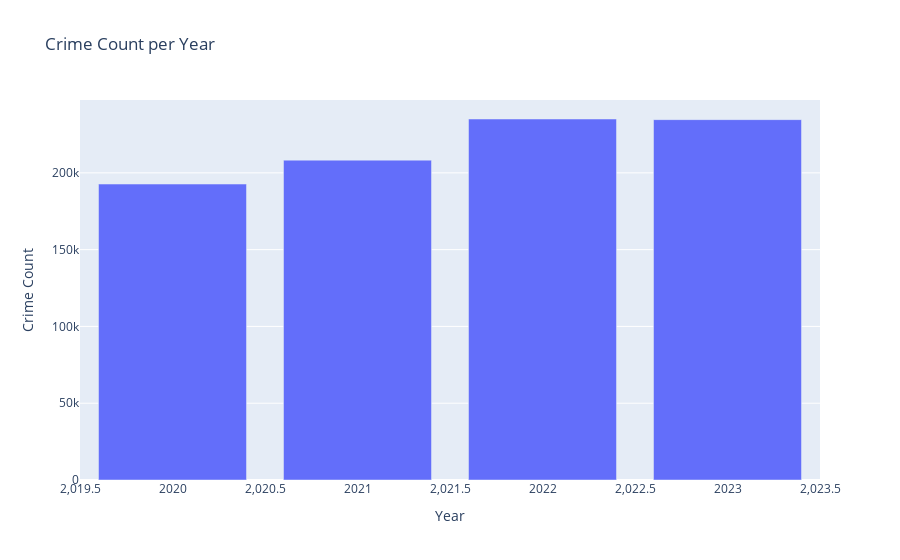
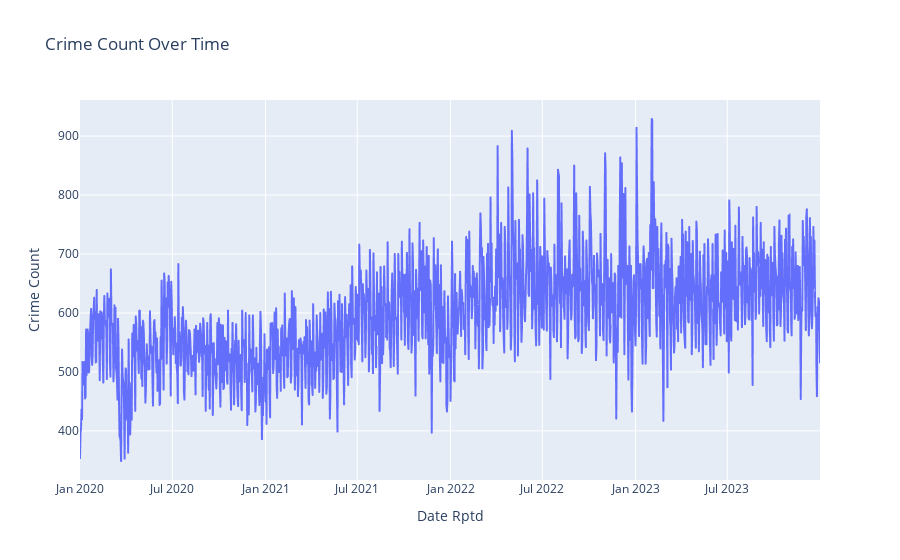

Source (notebook cell) for these figures, in order:
### Code cell
# Bar chart for crime occurrences per year
year_crime_data = crime_2020_2023.groupby('Year').size().reset_index(name='Crime Count')
bar_fig = px.bar(year_crime_data, x='Year', y='Crime Count', title='Crime Count per Year')

# Line chart for crime occurrences over time
time_series_data = crime_2020_2023.groupby('Date Rptd').size().reset_index(name='Crime Count')
line_fig = px.line(time_series_data, x='Date Rptd', y='Crime Count', title='Crime Count Over Time')

# Show both charts in one dashboard
bar_fig.show()
line_fig.show()

### Figure 1 — Plotly figure (JSON) as saved in the notebook; plotly's stock layout.template omitted (floating-point values rounded to 4 significant figures)
{"data": [{"alignmentgroup": "True", "hovertemplate": "Year=%{x}<br>Crime Count=%{y}<extra></extra>", "legendgroup": "", "marker": {"color": "#636efa", "pattern": {"shape": ""}}, "name": "", "offsetgroup": "", "orientation": "v", "showlegend": false, "textposition": "auto", "type": "bar", "x": [2020, 2021, 2022, 2023], "xaxis": "x", "y": [192708, 208284, 235064, 234651], "yaxis": "y"}], "layout": {"barmode": "relative", "legend": {"tracegroupgap": 0}, "title": {"text": "Crime Count per Year"}, "xaxis": {"anchor": "y", "domain": [0, 1], "title": {"text": "Year"}}, "yaxis": {"anchor": "x", "domain": [0, 1], "title": {"text": "Crime Count"}}}}

### Figure 2 — Plotly figure (JSON) as saved in the notebook; plotly's stock layout.template omitted (floating-point values rounded to 4 significant figures; data arrays with more than 128 entries replaced by an {"elided": "..."} marker saying what was removed)
{"data": [{"hovertemplate": "Date Rptd=%{x}<br>Crime Count=%{y}<extra></extra>", "legendgroup": "", "line": {"color": "#636efa", "dash": "solid"}, "marker": {"symbol": "circle"}, "mode": "lines", "name": "", "showlegend": false, "type": "scattergl", "x": {"elided": "1461 str values"}, "xaxis": "x", "y": {"elided": "1461 int values"}, "yaxis": "y"}], "layout": {"legend": {"tracegroupgap": 0}, "title": {"text": "Crime Count Over Time"}, "xaxis": {"anchor": "y", "domain": [0, 1], "title": {"text": "Date Rptd"}}, "yaxis": {"anchor": "x", "domain": [0, 1], "title": {"text": "Crime Count"}}}}
